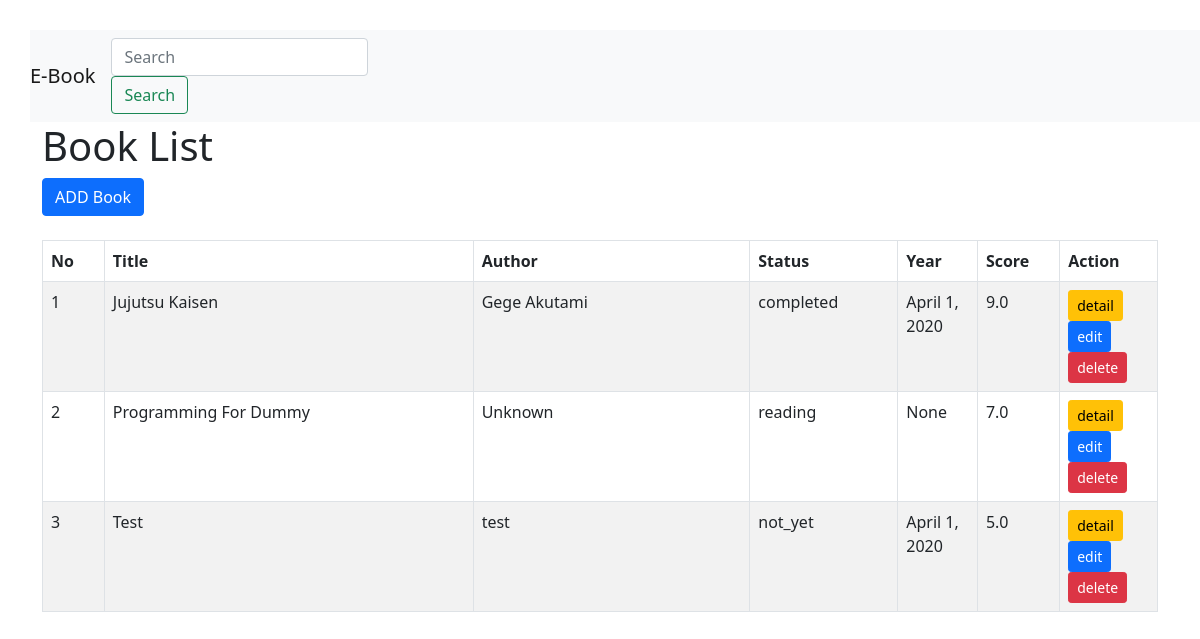
The page /ebook/ on the database its author committed.
### ebook/models.py (models this page shows)
class Ebook(models.Model):
    class EbookStatus(models.TextChoices):
        COMPLETED = 'completed', _('Completed')
        READING = 'reading', _('Reading')
        NOT_YET = 'not_yet', _('Not_Yet')
    class EbookCategory(models.TextChoices):
        ACTION = 'action', _('Action')
        FANTACY = 'fantacy', _('Fantacy')
        TECHNOLOGY = 'technology', _('Technology')
    title = models.CharField(max_length=200)
    author = models.CharField(max_length=200)
    release_date = models.DateField()
    category = models.CharField(max_length=20)
    score = models.FloatField()
    description = models.TextField()
    photo=models.ImageField(upload_to="uploads")
    status = models.CharField(
        max_length=20,
        choices=EbookStatus.choices,
        default=EbookStatus.NOT_YET
    )
    category = models.CharField(
        max_length=20,
        choices=EbookCategory.choices
    )
    created_at = models.DateTimeField(auto_now_add=True)
    update_at = models.DateTimeField(auto_now=True)
    class Meta:
        db_table = 'ebooks'

### ebook/views.py (the view)
# urls.py: path('', index_view, name='index'),
def index_view(request):
    ebooks = Ebook.objects.all()
    context = {
        'ebooks' : ebooks
    }
    return render(request, 'ebook/index.html', context)

### ebook/templates/ebook/index.html (shortened to what this page needs)
<!doctype html>
<html lang="en">
  <head>
    <link href="https://cdn.jsdelivr.net/npm/bootstrap@5.0.2/dist/css/bootstrap.min.css" rel="stylesheet">
<nav class="navbar navbar-expand-lg navbar-light bg-light" >
  <a class="navbar-brand" href="#">E-Book</a>
    <form class="form-inline my-2 my-lg-0">
      <input class="form-control mr-sm-2" type="search" placeholder="Search" aria-label="Search">
      <button class="btn btn-outline-success my-2 my-sm-0" type="submit">Search</button>
    </form>
</nav>
  </head>
  <body>
    <div class="container">
      <h1>Book List</h1>
      <div>
        <a href="{% url 'ebook:create'  %}" class="btn btn-primary">ADD Book</a>
      </div>
      <br>
      <table class="table table-bordered table-striped">
          <thead>
              <tr>
                  <th width="3%">No</th>
                  <th width="20%">Title</th>
                  <th width="15%">Author</th>
                  <th width="7%">Status</th>
                  <th width="3%">Year</th>
                  <th width="3%">Score</th>
                  <th width="3%">Action</th>
              </tr>
          </thead>
          <tbody>
            {% if ebooks %}
              {% for ebook in ebooks %}
              <tr>
                  <td>{{ ebook.id }}</td>
                  <td>{{ ebook.title }}</td>
                  <td>{{ ebook.author }}</td>
                  <td>{{ ebook.status }}</td>
                  <td>{{ ebook.release_date }}</td>
                  <td>{{ ebook.score }}</td>
                  <td>
                    <a href="{% url 'ebook:detail' ebook.id %}" class="btn btn-warning btn-sm">detail</a>
                    <a href="{% url 'ebook:update' ebook.id %}" class="btn btn-primary btn-sm">edit</a>
                    <a href="{% url 'ebook:delete' ebook.id %}" class="btn btn-danger btn-sm" onclick="return confirm('Delete this book ?')">delete</a>
                  </td>
              </tr>
              {% endfor %}
            {% else %}
              <tr>
                <td colspan="5">Data not found.</td>
              </tr>
            {% endif %}
          </tbody>
      </table>
  </div>
  </body>
</html>

### ebook/templates/ebook/index.html (style rules this page uses)
nav { margin-left: 30px; }
body { margin-top: 30px; }

### rows shown on the page
Ebook: id "1", title "Jujutsu Kaisen", author "Gege Akutami", status "completed", release_date "April 1, 2020", score "9.0"
Ebook: id "2", title "Programming For Dummy", author "Unknown", status "reading", release_date "None", score "7.0"
Ebook: id "3", title "Test", author "test", status "not_yet", release_date "April 1, 2020", score "5.0"
